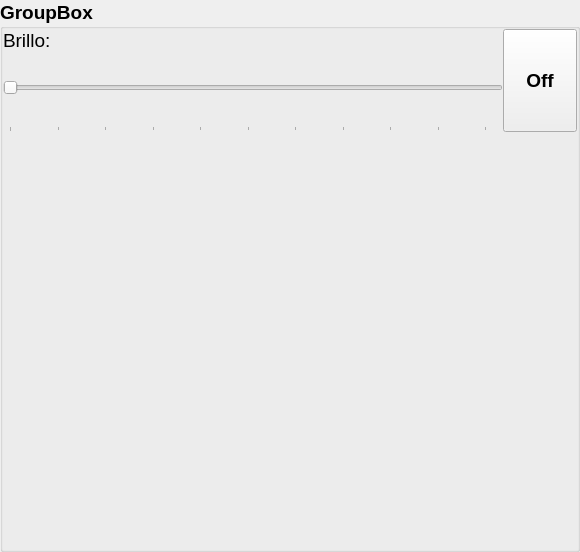
<?xml version="1.0" encoding="UTF-8"?>
<ui version="4.0">
 <class>LampWidget</class>
 <widget class="QGroupBox" name="LampWidget">
  <property name="geometry">
   <rect>
    <x>0</x>
    <y>0</y>
    <width>580</width>
    <height>552</height>
   </rect>
  </property>
  <property name="font">
   <font>
    <pointsize>14</pointsize>
    <weight>75</weight>
    <bold>true</bold>
   </font>
  </property>
  <property name="windowTitle">
   <string>GroupBox</string>
  </property>
  <property name="title">
   <string>GroupBox</string>
  </property>
  <layout class="QVBoxLayout" name="verticalLayout_2" stretch="1,8">
   <property name="spacing">
    <number>0</number>
   </property>
   <property name="leftMargin">
    <number>0</number>
   </property>
   <property name="topMargin">
    <number>0</number>
   </property>
   <property name="rightMargin">
    <number>0</number>
   </property>
   <property name="bottomMargin">
    <number>0</number>
   </property>
   <item>
    <layout class="QHBoxLayout" name="horizontalLayout" stretch="6,1">
     <item>
      <layout class="QVBoxLayout" name="verticalLayout">
       <item>
        <widget class="QLabel" name="label">
         <property name="font">
          <font>
           <weight>50</weight>
           <bold>false</bold>
          </font>
         </property>
         <property name="text">
          <string>Brillo:</string>
         </property>
        </widget>
       </item>
       <item>
        <widget class="QSlider" name="sliderBright">
         <property name="minimumSize">
          <size>
           <width>500</width>
           <height>80</height>
          </size>
         </property>
         <property name="maximumSize">
          <size>
           <width>16777215</width>
           <height>150</height>
          </size>
         </property>
         <property name="maximum">
          <number>255</number>
         </property>
         <property name="pageStep">
          <number>20</number>
         </property>
         <property name="orientation">
          <enum>Qt::Horizontal</enum>
         </property>
         <property name="invertedAppearance">
          <bool>false</bool>
         </property>
         <property name="invertedControls">
          <bool>false</bool>
         </property>
         <property name="tickPosition">
          <enum>QSlider::TicksBelow</enum>
         </property>
         <property name="tickInterval">
          <number>25</number>
         </property>
        </widget>
       </item>
      </layout>
     </item>
     <item>
      <widget class="QToolButton" name="btnOff">
       <property name="sizePolicy">
        <sizepolicy hsizetype="MinimumExpanding" vsizetype="MinimumExpanding">
         <horstretch>1</horstretch>
         <verstretch>1</verstretch>
        </sizepolicy>
       </property>
       <property name="minimumSize">
        <size>
         <width>64</width>
         <height>64</height>
        </size>
       </property>
       <property name="maximumSize">
        <size>
         <width>200</width>
         <height>200</height>
        </size>
       </property>
       <property name="sizeIncrement">
        <size>
         <width>1</width>
         <height>1</height>
        </size>
       </property>
       <property name="baseSize">
        <size>
         <width>15</width>
         <height>15</height>
        </size>
       </property>
       <property name="text">
        <string>Off</string>
       </property>
      </widget>
     </item>
    </layout>
   </item>
   <item>
    <layout class="QHBoxLayout" name="colorSelectorLy">
     <property name="spacing">
      <number>0</number>
     </property>
    </layout>
   </item>
  </layout>
 </widget>
 <resources/>
 <connections/>
</ui>
